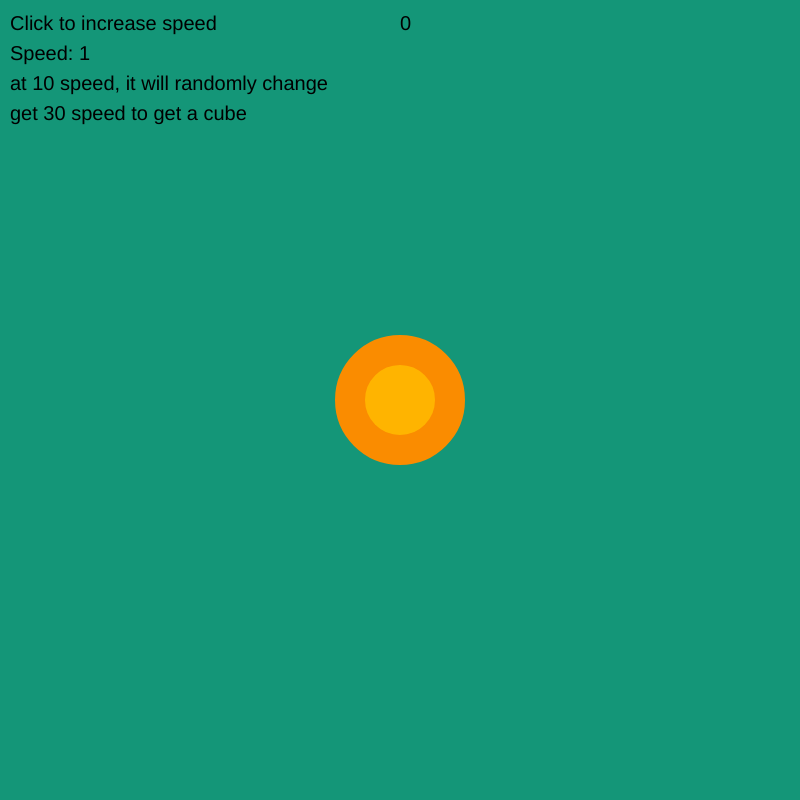
Frame 1 (no input)
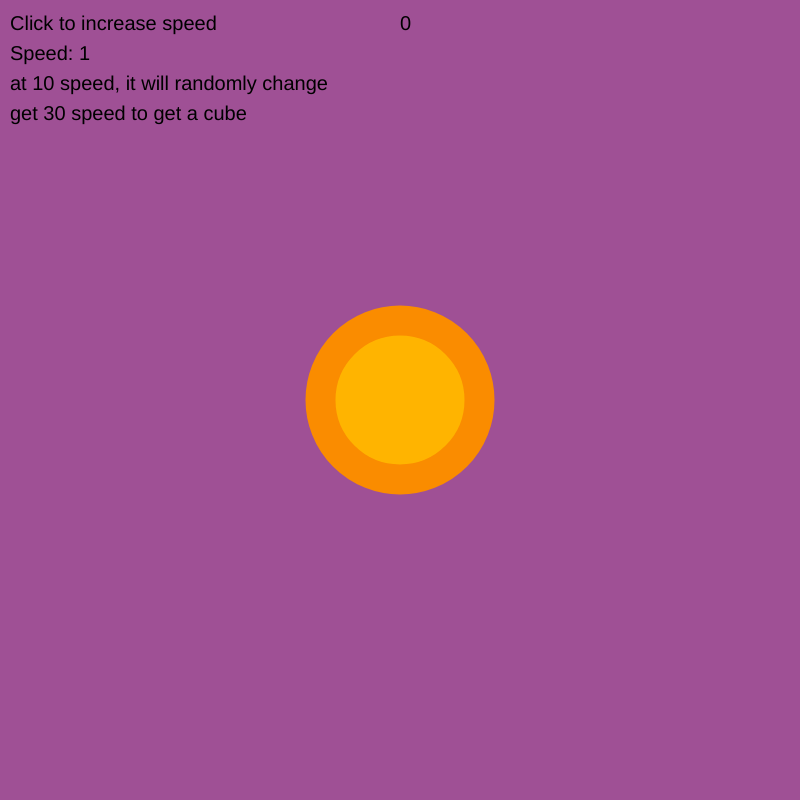
Frame 60 (no input)
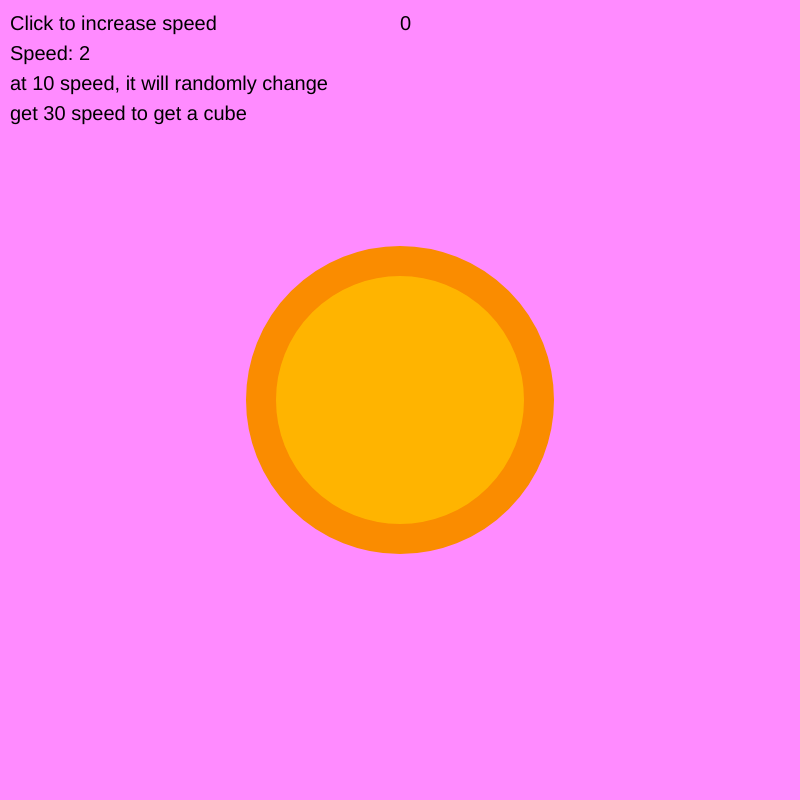
Frame 120 (the mouse pressed at the canvas centre since frame 60)

The p5.js sketch that drew these frames (run headless with seeded random() and noise() and a simulated clock; from frame 60 on, the mouse is pressed at the canvas centre):

// p5.js sketch
// ── sketch.js
let size = 100;
let size_up = 1;
let col = [20, 150, 120];
let speed = 1
let cubes = 0
let cubeY = 700
let cubeX = 700


function setup() {
    createCanvas(800, 800);
}

function draw() {
    background(col);

    fill(255, 180, 0);
    strokeWeight(30);
    stroke(250, 140, 0);
    circle(400, 400, size);


    size += size_up * speed;

    if (size > 400) {
        size_up = -1;
    }
    if (size < 100) {
        size_up = 1;
    }

    col =[size, size / 2, size - 10]

    if (speed == 10) {
        speed = int(random(1, 30));
    }

    if (speed > 30) {
        getCubes();
        speed = 0;
    }


    for (let amount = 0; amount < cubes; amount++) {
        square(cubeX - amount * 100, cubeY, 50);
    }

    noStroke();
    fill(0);
    textSize(20);
    text("Click to increase speed", 10, 30);
    text("Speed: " + speed, 10, 60);
    text("at 10 speed, it will randomly change", 10, 90);
    text("get 30 speed to get a cube", 10, 120)
    text(cubes, 400 , 30)
}

function mousePressed() {
    speed += 1; 
}

function getCubes() {
    cubes += 1;
}
